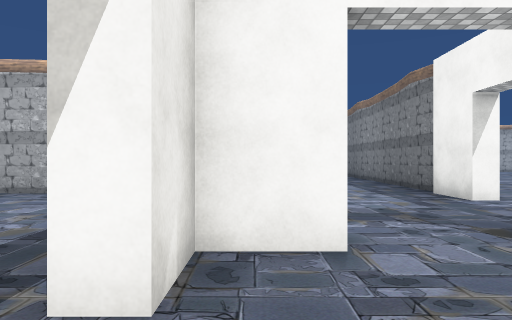
View 1 (above)

17 first-person views from a walk through a Unity game level. The camera is 1.5 m above the floor, looks level and sees 70° across. The floor is counted in squares, 2 m on a side. Each view is taken from the middle of a square. On the plan, view 1 faces up. The plan holds only what a view shows up to about 11 squares ahead; the rest is blank. The place goes on beyond the plan. Some surface patterns are stand-ins.

View 2
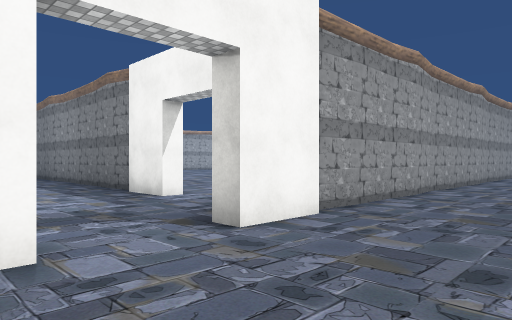

View 3
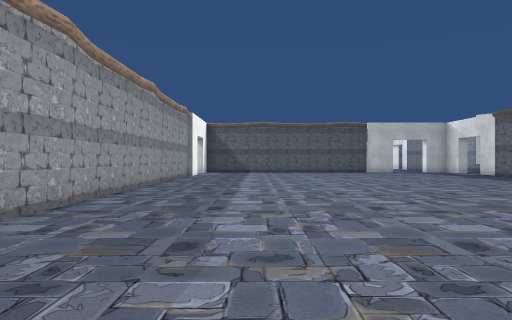

View 4
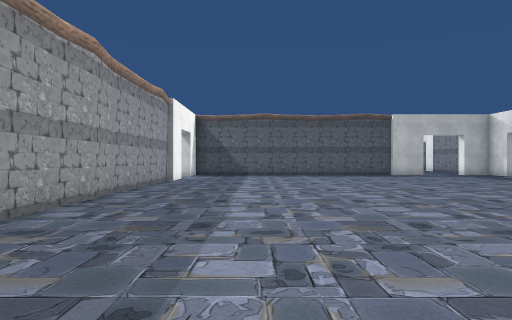

View 5
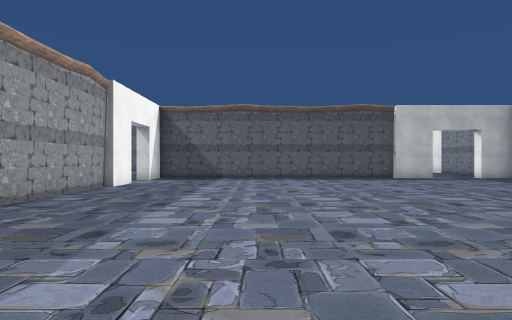

View 6
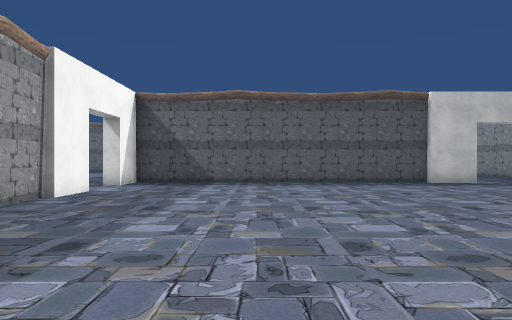

View 7
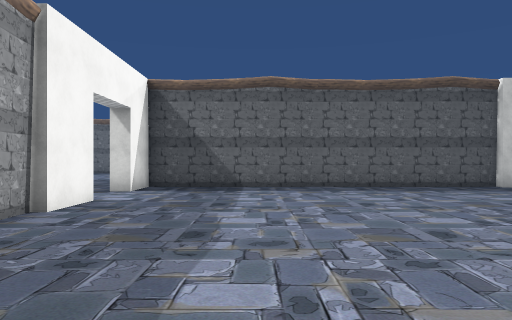

View 8
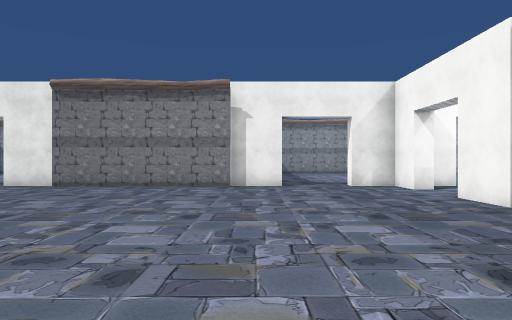

View 9
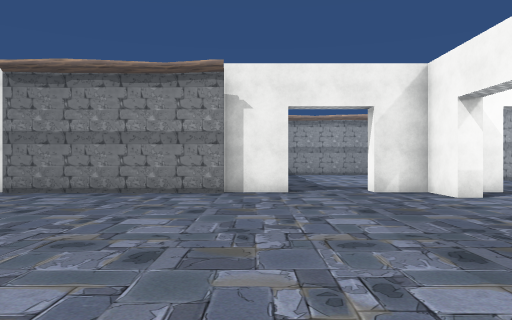

View 10
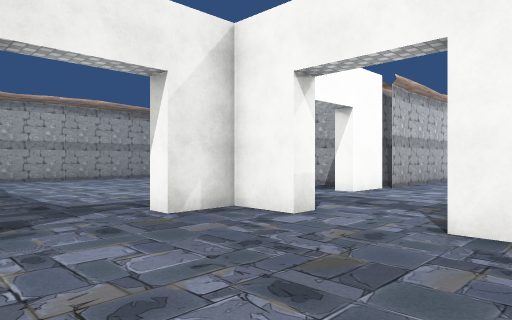

View 11
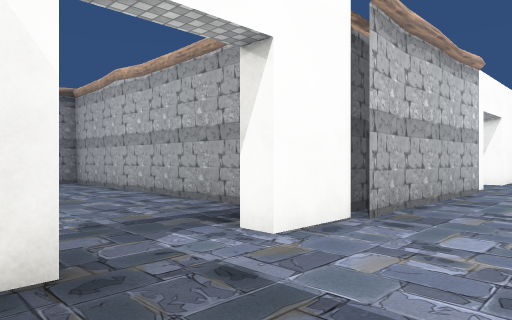

View 12
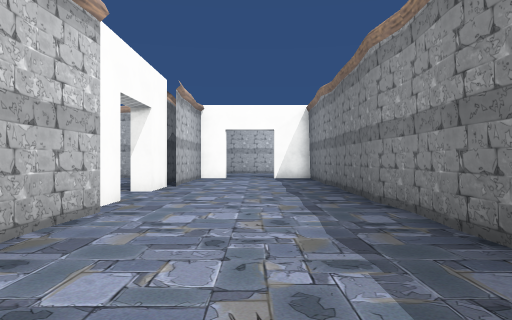

View 13
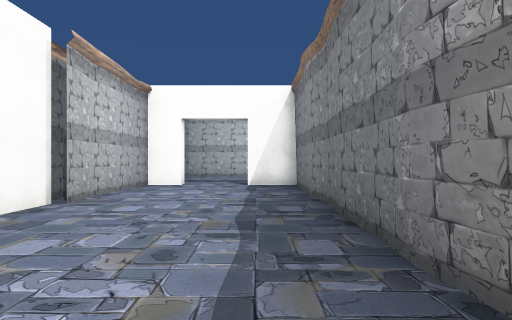

View 14
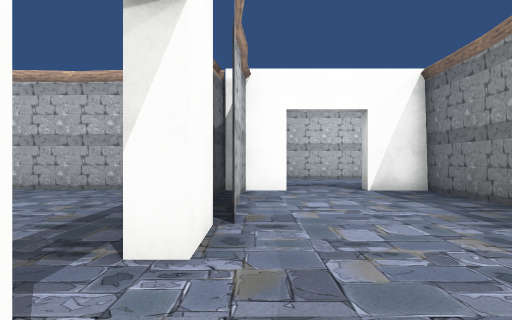

View 15
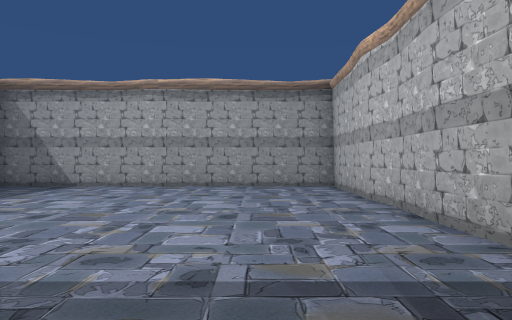

View 16
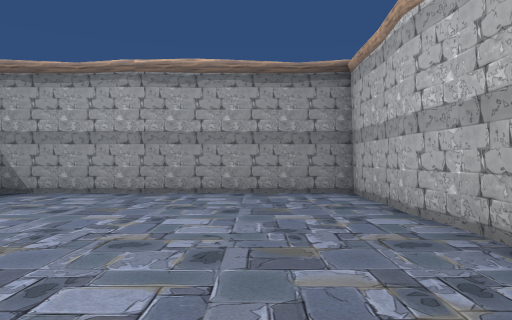

View 17
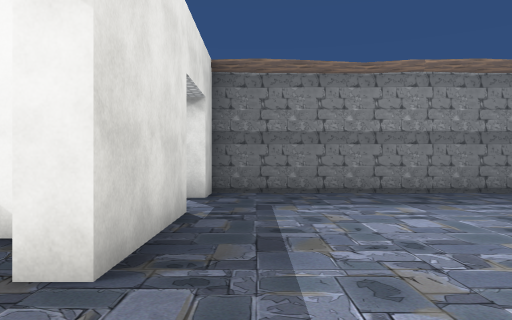

### Floor plan
Points are (right, up) in squares from view 1. A wall is a line through its corners. A room is listed if a view was taken in it or the views show most of it. See-through windows are left out.
Room 1 (views 1, 2, 3, 4, 5, 6, 7, 8, 9, 10)
walls: (10.6, 3.2) (9, 3.2); (12.8, 3) (10.2, 3); (9.1, 3.2) (7.8, 3.1); (8, 3) (5, 3); (14.1, 3.2) (12.9, 3.1); (15.6, 3.2) (12.5, 3.2); (5.5, 3.2) (4.5, 3.2); (4.2, 3) (2.8, 3); (18, 3) (15.5, 3); (19.1, 3.2) (17.9, 3.1); (20.8, 3) (19.2, 3); (-0.2, -1.9) (-0.4, -4.9); (-0.3, -3) (-0.2, -6.6); (0.8, 3) (-0.5, 3) (-0.5, 1.8); (-0.5, -0.1) (-0.5, -1.8); (-0.5, -4.6) (-0.5, -5.5); (24.1, -3.2) (24.2, -1.9); (24.1, 1.9) (24.2, 3) (22.7, 3); (24.2, -6.6) (24, 1.9)
ways out: opening at (1.5, 3) to room 2; opening at (-1, 0.5) to room 3; opening at (21.5, 3)
Room 2 (views 11, 12, 13, 14, 15)
walls: (-0.2, 12.8) (-0.4, 10.2); (-0.4, 13.4) (-0.2, 8.3); (-0.9, 9.6) (-0.8, 8.7); (4.1, 11.9) (4.3, 13.6); (-0.5, 14.8) (-0.5, 13.9); (4.2, 13.4) (4.1, 14.6); (4.1, 14.5) (4, 17); (-0.5, 8.2) (-0.5, 6.8) (-1, 6.8); (4.2, 8.6) (4.1, 12); (4.1, 16.8) (4.2, 18.1); (4.5, 6.8) (4, 6.8) (4, 8.2); (-0.5, 18.2) (-0.5, 16.8) (-1, 16.8); (4.6, 17.9) (4.7, 18.5); (4.2, 18.4) (4.1, 19.6); (-1, 4.8) (-0.5, 4.8) (-0.5, 4.1); (-0.9, 19.5) (-0.9, 18.8); (4, 19.5) (4, 23) (2.8, 23); (0.8, 3.5) (0.8, 3); (2.8, 3) (2.8, 3.5); (-0.3, 22) (-0.3, 20.7); (-1, 22) (-1, 21); (0.9, 23) (-0.2, 23) (-0.4, 19.6) (-0.2, 18.5); (-0.8, 23.1) (-0.9, 21.9)
ways out: opening at (1.5, 3) to room 1; opening at (-1, 5.5) to room 3; opening at (-1, 15.5); opening at (1.5, 23); opening at (4, 5.5)
Room 3 (views 16, 17)
walls: (-5.3, -1.3) (-2.7, -1.5); (-7.9, -1.4) (-1, -1.2) (-1, -0.2); (-5.9, 8.2) (-7.1, 8.1) (-9.6, 8); (-0.5, 1.8) (-1, 1.8) (-1, 4.8); (-9.5, 8.1) (-10.3, 8.2); (-2, 8) (-6, 8.3); (-1.8, 8.2) (-4.6, 8.1)
ways out: opening at (-1, 0.5) to room 1; opening at (-1, 5.5) to room 2

Positions as (right, up) in squares from view 1, and headings:
1: (0, 0), facing up
2: (0, 0), facing up-right
3: (2, 0), facing right
4: (6, 0), facing right
5: (9, -1), facing right
6: (12, -1), facing right
7: (14, 0), facing right
8: (10, -1), facing left
9: (8, -1), facing left
10: (4, -1), facing up-left
11: (2, 4), facing up-left
12: (2, 8), facing up
13: (3, 12), facing up
14: (0, 14), facing up
15: (0, 6), facing left
16: (-2, 6), facing left
17: (-2, 7), facing down
